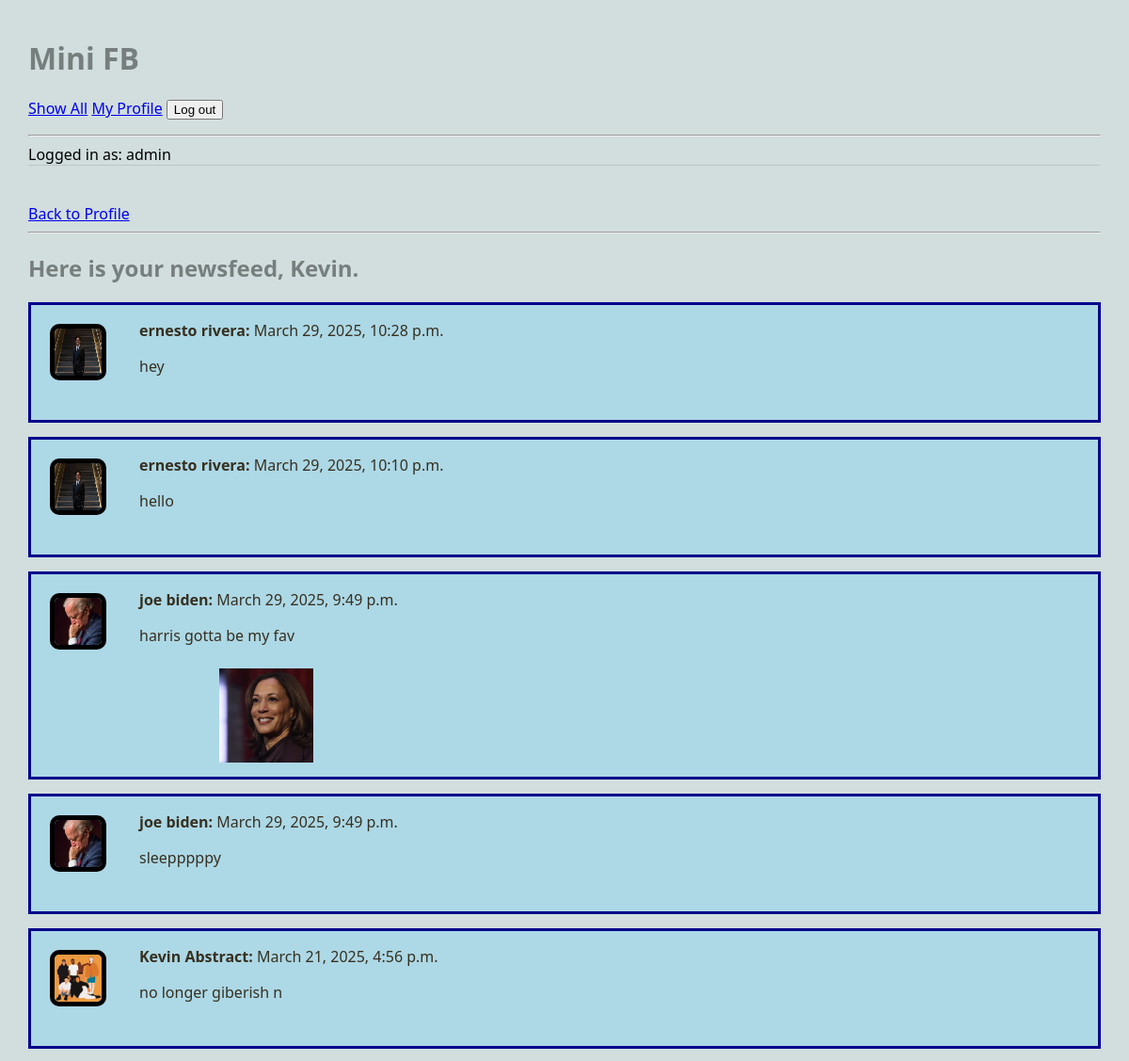
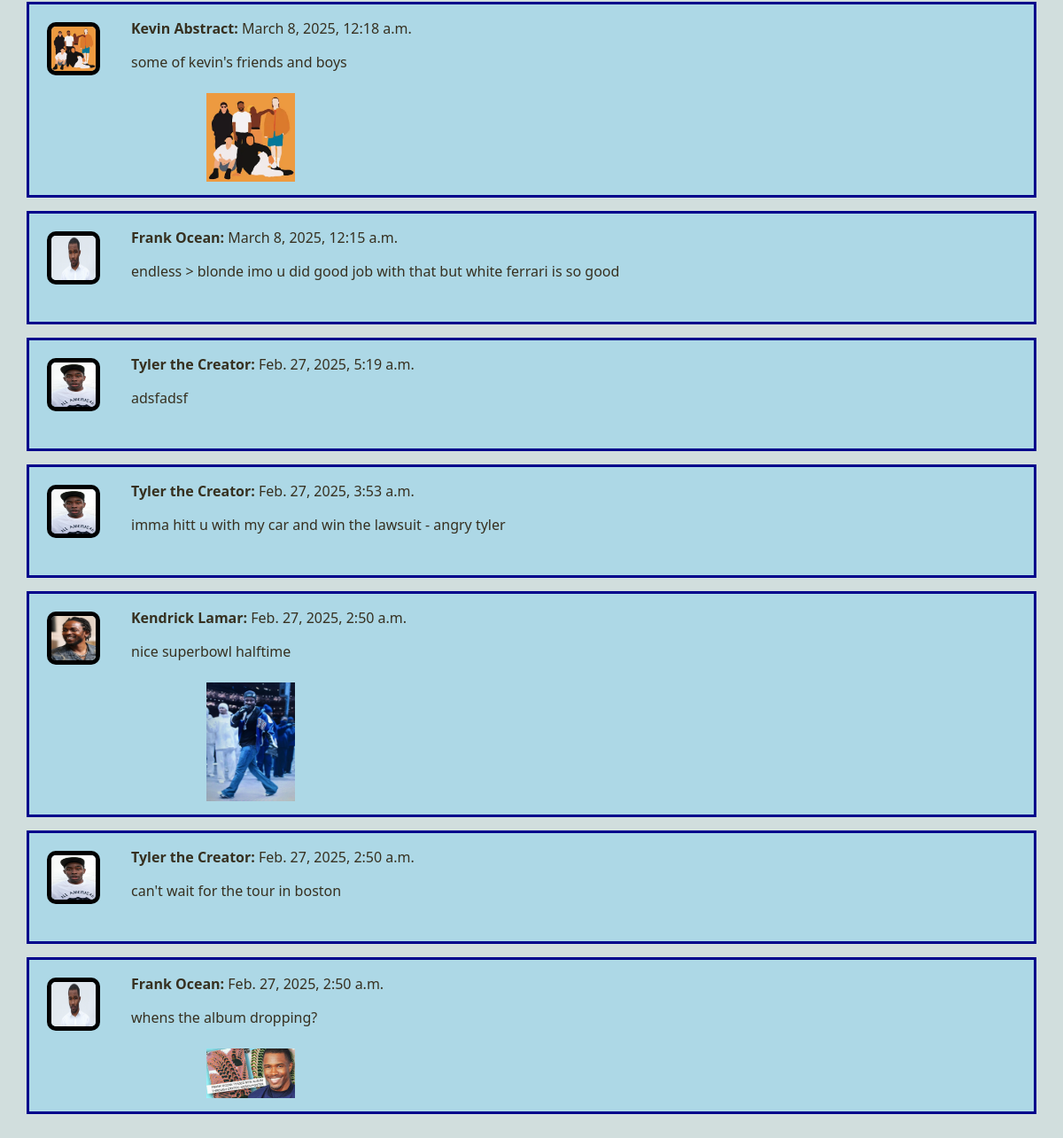
The app's page /mini_fb/profile/news_feed (signed in) with its own data (2 pictures, top to bottom).
### mini_fb/models.py (models this page shows, shortened)
class Profile(models.Model):
    first_name = models.TextField(blank=True)
    last_name = models.TextField(blank=True)
    city = models.TextField(blank=True)
    email = models.EmailField(blank=True)
    profile_image = models.ImageField(blank=True) # an actual image
    user = models.OneToOneField(User, on_delete=models.CASCADE, related_name='profile')
    def get_friends(self):
        friend1 = Friend.objects.filter(profile1=self)
        friend2 = Friend.objects.filter(profile2=self)
        friends = []
        for friend in friend1:
            friends.append(friend.profile2)
        for friend in friend2:
            friends.append(friend.profile1)
        return friends
    def get_news_feed(self):
        relevant = self.get_friends()
        relevant_ids = [r.pk for r in relevant] # list comprehension
        relevant_ids.append(self.pk)
        return StatusMessage.objects.filter(profile__in=relevant_ids).order_by('-timestamp')

class StatusMessage(models.Model):
    profile = models.ForeignKey("Profile", on_delete=models.CASCADE)
    message = models.TextField(blank=False)
    timestamp = models.DateTimeField(auto_now=True)
    def get_images(self):
        status_images = StatusImage.objects.filter(status_message=self)
        images = []
        for status_image in status_images:
            images.append(status_image.image)
        return images

class Image(models.Model):
    image_file = models.ImageField(blank=False) # an actual image
    profile = models.ForeignKey("Profile", on_delete=models.CASCADE)
    caption = models.TextField(blank=True)
    timestamp = models.DateTimeField(auto_now=True)

### mini_fb/views.py (the view, shortened to what this page needs)
# urls.py: path('profile/news_feed', ShowNewsFeedView.as_view(), name='news_feed'),
class ShowNewsFeedView(LoginRequiredMixin, DetailView):
    model = Profile
    template_name = "mini_fb/news_feed.html"
    context_object_name = "profile"
    def get_object(self):
        return Profile.objects.get(user=self.request.user)

### mini_fb/templates/mini_fb/news_feed.html
{% extends 'mini_fb/base.html' %}
{% block content %}
<a href="{% url 'profile' profile.pk %}">Back to Profile</a>
<hr>
<h2>Here is your newsfeed, {{ profile.first_name }}.</h2>
<ul>
    {% for news in profile.get_news_feed %}
        <li>
            <div style="background: lightblue; border: 3px solid darkblue; margin-bottom: 15px;">
                <div style="display: flex; align-items: flex-start; gap: 15px;">
                    <img src='{{news.profile.profile_image.url}}' alt='{{img.image_file.url}}' style="margin: 20px; width: 50px; height: 50px; border: 5px solid black; border-radius: 10px;">
                    <div>
                        <p><strong>{{ news.profile.first_name }} {{ news.profile.last_name }}:</strong> {{ news.timestamp }}</p>
                        <p>{{ news.message }}</p>
                    </div>
                </div>
                {% for img in news.get_images %}
                <img src='{{img.image_file.url}}' alt='{{img.image_file.url}}' style="width: 100px; margin-left: 200px; margin-bottom: 15px;">
                {% endfor %}
                <br>
            </div>
        </li>
    {% endfor %}
</ul>
{% endblock %}

### mini_fb/templates/mini_fb/base.html (shortened to what this page needs)
{% load static %}
<html>
    <head>
        <link rel="stylesheet" href="{% static 'styles-minifb.css' %}">
    </head>
    <body>
        <header>
            <h1>Mini FB</h1>
            <nav>
                <ul>
                    <li><a href="{% url 'show_all_profiles' %}">Show All</a></li>
                    {% if request.user.is_authenticated %}
                        {% if request.user.profile %}
                        <li><a href="{% url 'profile' request.user.profile.id %}">My Profile</a></li>
                        {% else %}
                        <li><a href="{% url 'create_profile' %}">Create Profile</a></li>
                        {% endif %}
                    {% else %}
                        <li><a href="{% url 'create_profile' %}">Create Profile</a></li>
                    {% endif %}
                    {% if request.user.is_authenticated %}
                        <li>
                            <form method="post" action="{% url 'logout' %}" style="display: inline;">
                                <input type="submit" value="Log out">
                            </form>
                        </li>
                    {% else %}
                    <li><a href="{% url 'login' %}">Log in</a></li>
                    {% endif %}
                </ul>
                <hr>
                {% if request.user.is_authenticated %}
                Logged in as: {{ request.user }}
                {% else %}
                Not logged in.
                {% endif%}
            </nav>
        </header>
    {% block content %}
    {% endblock %}
    </body>
</html>

### static/styles-minifb.css (style rules this page uses)
body { margin: 30px; background: #d1dedd; font-family:'Segoe UI', Tahoma, Geneva, Verdana, sans-serif; }
ul, li { padding: 0px; list-style-type: none; }
h1, h2, h3 { color: #767f7e; }
p { color: #828b82; }
header { max-width: 1200px; margin: 40px auto; border-bottom: 1px solid #bbc7c7; }
.profile-info h2, p { color: #363020; }
nav li { display: inline; }

### records on screen
Profile: first_name "Kevin"
StatusMessage: profile.profile_image (picture), profile.first_name "ernesto", profile.last_name "rivera", timestamp "March 29, 2025, 10:28 p.m.", message "hey"
StatusMessage: profile.profile_image (picture), profile.first_name "ernesto", profile.last_name "rivera", timestamp "March 29, 2025, 10:10 p.m.", message "hello"
StatusMessage: profile.profile_image (picture), profile.first_name "joe", profile.last_name "biden", timestamp "March 29, 2025, 9:49 p.m.", message "harris gotta be my fav"
Image: image_file (picture)
StatusMessage: profile.profile_image (picture), profile.first_name "joe", profile.last_name "biden", timestamp "March 29, 2025, 9:49 p.m.", message "sleepppppy"
StatusMessage: profile.profile_image (picture), profile.first_name "Kevin", profile.last_name "Abstract", timestamp "March 21, 2025, 4:56 p.m.", message "no longer giberish n"
StatusMessage: profile.profile_image (picture), profile.first_name "Kevin", profile.last_name "Abstract", timestamp "March 8, 2025, 12:18 a.m.", message "some of kevin's friends and boys"
Image: image_file (picture)
StatusMessage: profile.profile_image (picture), profile.first_name "Frank", profile.last_name "Ocean", timestamp "March 8, 2025, 12:15 a.m.", message "endless > blonde imo u did good job with that but white ferrari is so good"
StatusMessage: profile.profile_image (picture), profile.first_name "Tyler", profile.last_name "the Creator", timestamp "Feb. 27, 2025, 5:19 a.m.", message "adsfadsf"
StatusMessage: profile.profile_image (picture), profile.first_name "Tyler", profile.last_name "the Creator", timestamp "Feb. 27, 2025, 3:53 a.m.", message "imma hitt u with my car and win the lawsuit - angry tyler"
StatusMessage: profile.profile_image (picture), profile.first_name "Kendrick", profile.last_name "Lamar", timestamp "Feb. 27, 2025, 2:50 a.m.", message "nice superbowl halftime"
Image: image_file (picture)
StatusMessage: profile.profile_image (picture), profile.first_name "Tyler", profile.last_name "the Creator", timestamp "Feb. 27, 2025, 2:50 a.m.", message "can't wait for the tour in boston"
StatusMessage: profile.profile_image (picture), profile.first_name "Frank", profile.last_name "Ocean", timestamp "Feb. 27, 2025, 2:50 a.m.", message "whens the album dropping?"
Image: image_file (picture)

### other values on screen
{{ request.user }} "admin"
